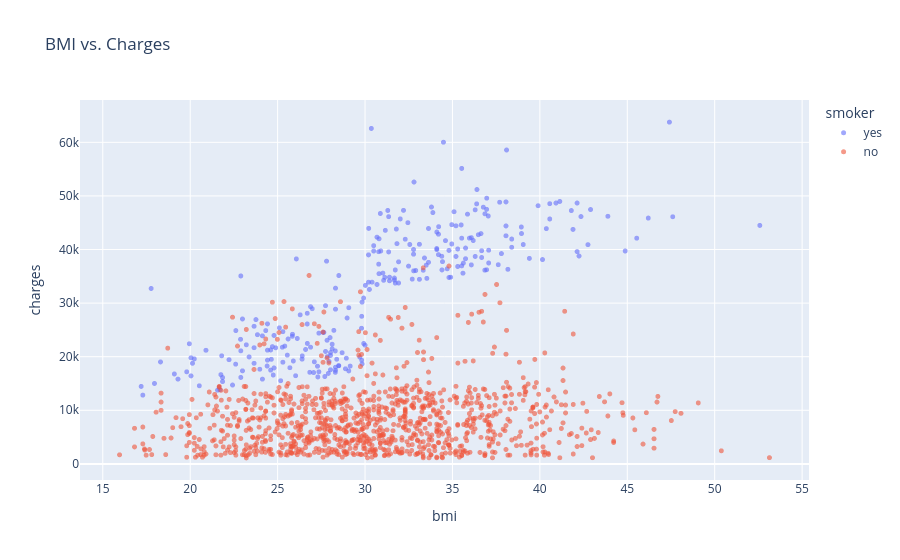

Write notebook code for a chart like this one.
### Markdown cell above
## BMI and Changes

### Code cell
fig = px.scatter(medical_df, x='bmi', y='charges', color='smoker', hover_data=['sex'], opacity=0.6, title='BMI vs. Charges')
fig.update_traces(marker_size=5)
fig.show()

### Figure 1 — Plotly figure (JSON) as saved in the notebook; plotly's stock layout.template omitted (floating-point values rounded to 4 significant figures; data arrays with more than 128 entries replaced by an {"elided": "..."} marker saying what was removed)
{"data": [{"customdata": {"elided": "274x1 str values"}, "hovertemplate": "smoker=yes<br>bmi=%{x}<br>charges=%{y}<br>sex=%{customdata[0]}<extra></extra>", "legendgroup": "yes", "marker": {"color": "#636efa", "opacity": 0.6, "size": 5, "symbol": "circle"}, "mode": "markers", "name": "yes", "showlegend": true, "type": "scattergl", "x": {"elided": "274 float values"}, "xaxis": "x", "y": {"elided": "274 float values"}, "yaxis": "y"}, {"customdata": {"elided": "1064x1 str values"}, "hovertemplate": "smoker=no<br>bmi=%{x}<br>charges=%{y}<br>sex=%{customdata[0]}<extra></extra>", "legendgroup": "no", "marker": {"color": "#EF553B", "opacity": 0.6, "size": 5, "symbol": "circle"}, "mode": "markers", "name": "no", "showlegend": true, "type": "scattergl", "x": {"elided": "1064 float values"}, "xaxis": "x", "y": {"elided": "1064 float values"}, "yaxis": "y"}], "layout": {"legend": {"title": {"text": "smoker"}, "tracegroupgap": 0}, "title": {"text": "BMI vs. Charges"}, "xaxis": {"anchor": "y", "domain": [0, 1], "title": {"text": "bmi"}}, "yaxis": {"anchor": "x", "domain": [0, 1], "title": {"text": "charges"}}}}
